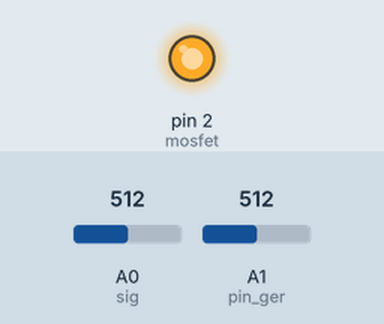
Bench run of a sketch on a simulated Arduino Uno, built with avr-gcc and run on an emulated ATmega328P. Shown: output pins drawn as LEDs (lit = HIGH). The inputs (shaded band) are chosen by the test bench; at power-on: A1 (pin_ger) = 512, A0 (sig) = 512. What the sketch prints to the serial monitor is not drawn.

Above: at 1.2 s.
1.3 s: A1 (pin_ger) set to 493
At 2.3 s:
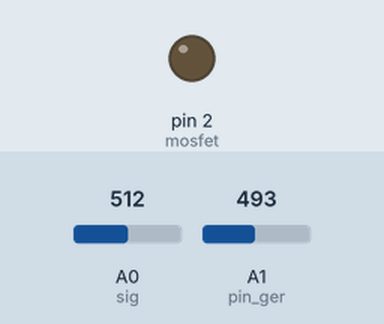
2.8 s: A1 (pin_ger) set to 510
At 3.6 s:
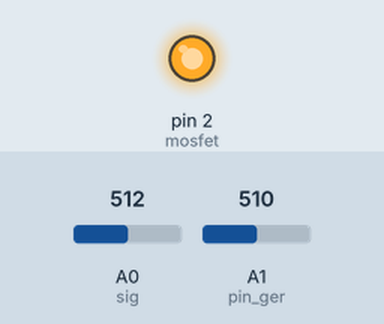
4.3 s: A1 (pin_ger) set to 490
At 4.7 s:
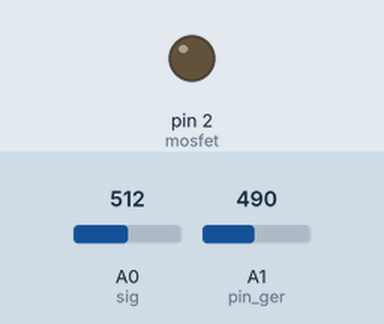
Timing chart, 0 to 7.3 s (numbered marks = the images above; inputs shaded):
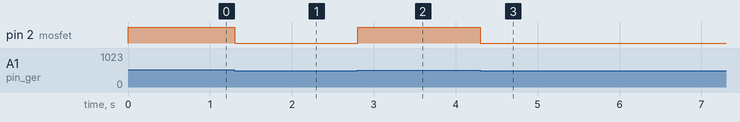

Measured:
- the behaviour switches between 501 and 500 on A1 (pin_ger) (found by bisection; images 0 and 1)
- after the input at 1.3 s, pin 2 (mosfet): HIGH → LOW at once
- after the input at 2.8 s, pin 2 (mosfet): LOW → HIGH at once
- after the input at 4.3 s, pin 2 (mosfet): HIGH → LOW at once

The sketch:

gercon1.ino
```cpp
#define sig A0
#define pin_ger A1
#define mosfet 2

void setup() {
  pinMode(sig, INPUT);
  pinMode(mosfet, OUTPUT);
  pinMode(pin_ger, INPUT);
  Serial.begin(9600);
}

void loop() {

  int  anal_sig = analogRead (pin_ger);
  int  x = analogRead (sig);
  if (anal_sig > 500) {
    digitalWrite(mosfet, true);
  }
  else {
    digitalWrite(mosfet, false);

  }
   Serial.println(x);
}
```
